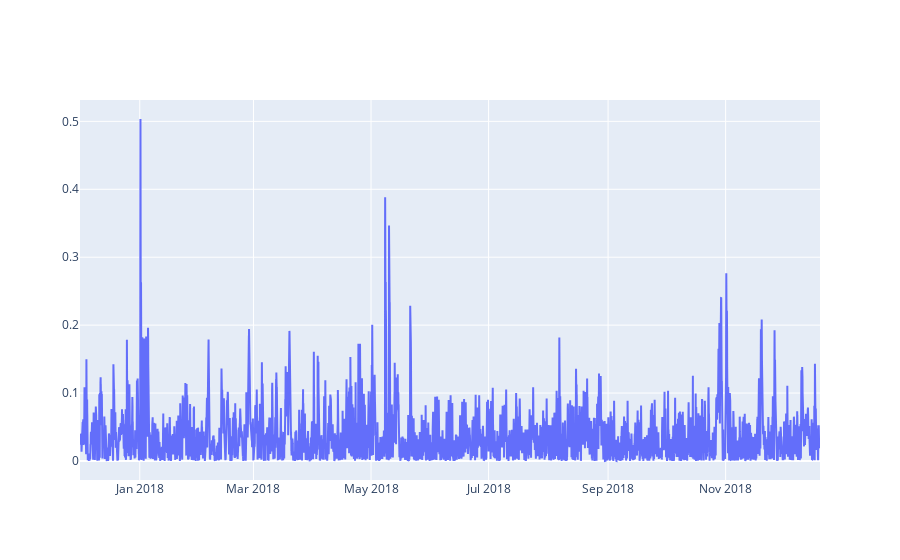

Notebook code cell kept with this figure:
### Markdown cell above
Pour inspecter dynamiquement des visualisations, la librairie plotly se révèle très utile.
Ci-dessous vous pouvez identifier les jours et heures qui présentent les erreurs les plus importantes pour ensuite imaginer ce qui a pu pêcher.

### Code cell
from plotly.offline import download_plotlyjs, init_notebook_mode, plot, iplot, iplot_mpl
init_notebook_mode(connected=True)

iplot([{"x": Y_test_full['ds'], "y": relative_error_on_test}])

### Figure 1 — Plotly figure (JSON) as saved in the notebook; plotly's stock layout.template omitted (floating-point values rounded to 4 significant figures; data arrays with more than 128 entries replaced by an {"elided": "..."} marker saying what was removed)
{"data": [{"type": "scatter", "x": {"elided": "9216 str values"}, "y": {"elided": "9216 float values"}}], "layout": {}}
